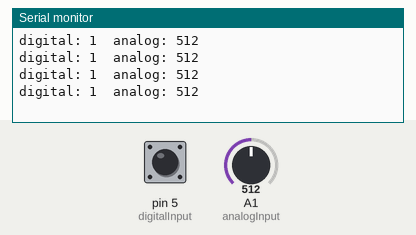
The sketch below on a simulated Arduino Uno, built with avr-gcc and run on an emulated ATmega328P. On the bench: the last lines printed to the serial monitor. The inputs (shaded band) are chosen by the test bench; at power-on: A1 (analogInput) = 512, pin 5 (digitalInput) HIGH.

Above: at 1.2 s.
1.3 s: A1 (analogInput) set to 716
At 1.71 s:
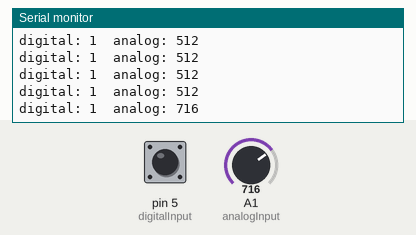
2.8 s: pin 5 (digitalInput) pulled LOW for 0.35 s
At 3.21 s:
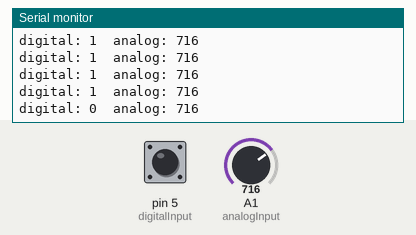
4.6 s: A1 (analogInput) set to 900
At 4.71 s:
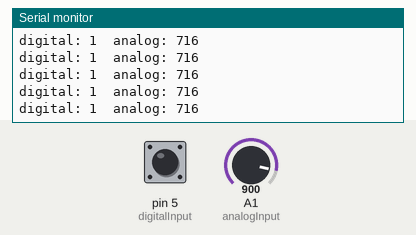
6.1 s: pin 5 (digitalInput) pulled LOW for 1 s
At 6.52 s:
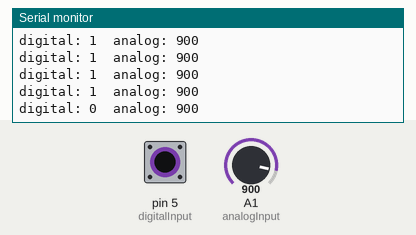
Timing chart, 0 to 9.1 s (numbered marks = the images above; inputs shaded):
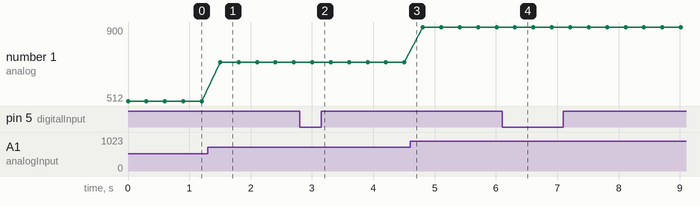

The sketch:

1_input_digital_analog.ino
```cpp
const int digitalInput= 5;
const int analogInput= A1;

void setup() {
  Serial.begin(9600);
  pinMode(digitalInput, INPUT_PULLUP);
  pinMode(analogInput, INPUT);
}

void loop() {
  int digitalValue = digitalRead(digitalInput);
  int analogValue = analogRead(analogInput);

  Serial.print("digital: ");
  Serial.print(digitalValue);
  Serial.print("  analog: ");
  Serial.println(analogValue);

  delay(300);

}
```

Measured:
- after the input at 1.3 s, the serial monitor: prints a new line after 0.20 s (image 1)
- after the input at 2.8 s, the serial monitor: prints a new line after 0.21 s (image 2)
- after the input at 6.1 s, the serial monitor: prints a new line after 0.21 s (image 4)
- plotted number 1: 512 → 716 after the input at 1.3 s, 716 → 900 after the input at 4.6 s
